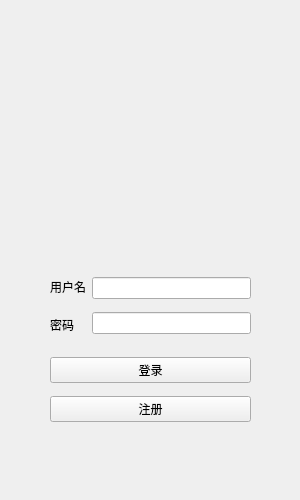
<?xml version="1.0" encoding="UTF-8"?>
<ui version="4.0">
 <class>mm0login</class>
 <widget class="QWidget" name="mm0login">
  <property name="geometry">
   <rect>
    <x>0</x>
    <y>0</y>
    <width>300</width>
    <height>500</height>
   </rect>
  </property>
  <property name="windowTitle">
   <string>Form</string>
  </property>
  <widget class="QWidget" name="verticalLayoutWidget">
   <property name="geometry">
    <rect>
     <x>50</x>
     <y>350</y>
     <width>201</width>
     <height>81</height>
    </rect>
   </property>
   <layout class="QVBoxLayout" name="verticalLayout">
    <item>
     <widget class="QPushButton" name="btnlogin">
      <property name="font">
       <font>
        <family>微软雅黑</family>
       </font>
      </property>
      <property name="text">
       <string>登录</string>
      </property>
     </widget>
    </item>
    <item>
     <widget class="QPushButton" name="btnreg">
      <property name="font">
       <font>
        <family>微软雅黑</family>
       </font>
      </property>
      <property name="text">
       <string>注册</string>
      </property>
     </widget>
    </item>
   </layout>
  </widget>
  <widget class="QWidget" name="horizontalLayoutWidget">
   <property name="geometry">
    <rect>
     <x>50</x>
     <y>270</y>
     <width>201</width>
     <height>71</height>
    </rect>
   </property>
   <layout class="QHBoxLayout" name="horizontalLayout">
    <item>
     <layout class="QVBoxLayout" name="verticalLayout_2">
      <item>
       <widget class="QLabel" name="label_2">
        <property name="font">
         <font>
          <family>微软雅黑</family>
         </font>
        </property>
        <property name="text">
         <string>用户名</string>
        </property>
       </widget>
      </item>
      <item>
       <widget class="QLabel" name="label">
        <property name="font">
         <font>
          <family>微软雅黑</family>
         </font>
        </property>
        <property name="text">
         <string>密码</string>
        </property>
       </widget>
      </item>
     </layout>
    </item>
    <item>
     <layout class="QVBoxLayout" name="verticalLayout_3">
      <item>
       <widget class="QLineEdit" name="UserName"/>
      </item>
      <item>
       <widget class="QLineEdit" name="UserPwd"/>
      </item>
     </layout>
    </item>
   </layout>
  </widget>
 </widget>
 <resources/>
 <connections/>
</ui>
